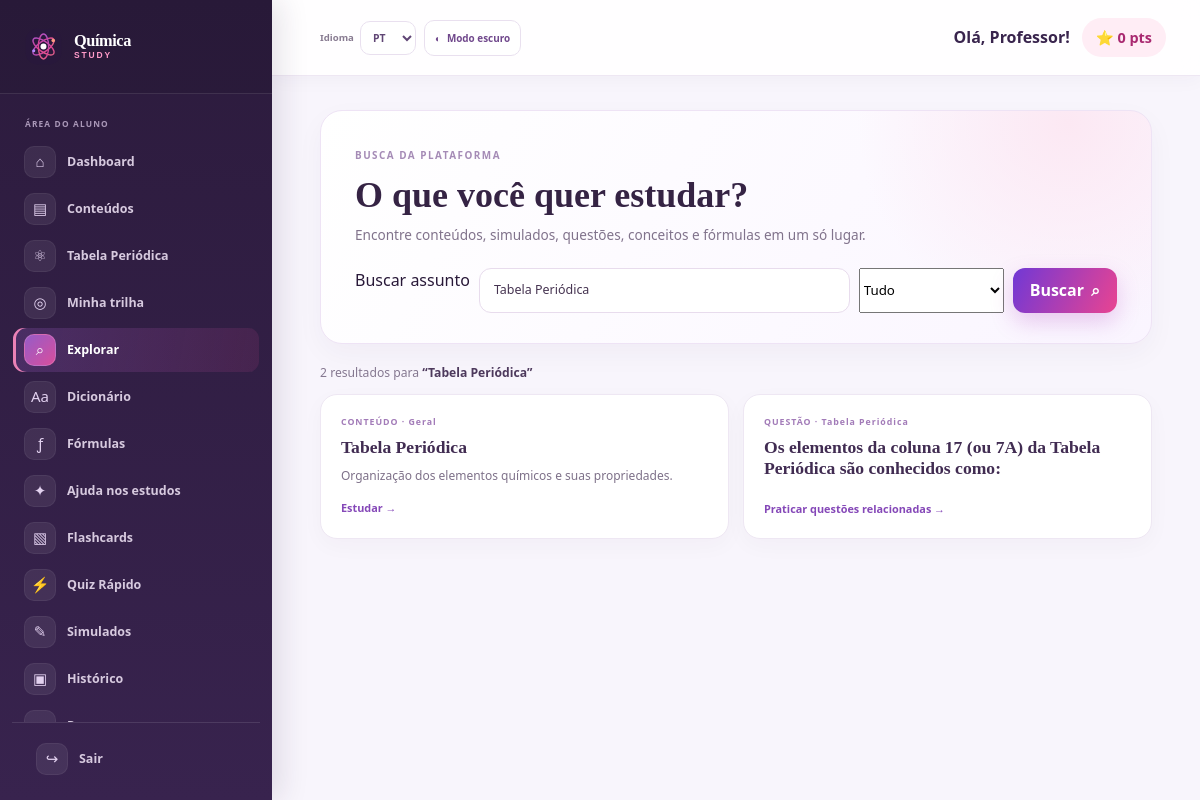
/aluno/explorar.php?q=Tabela Periódica (signed in), run on the app's committed database.
### tables this page shows
CREATE TABLE `usuarios` (
  `id` int(11) NOT NULL,
  `nome` varchar(100) NOT NULL,
  `email` varchar(100) NOT NULL,
  `senha` varchar(255) NOT NULL,
  `tipo` enum('aluno','admin') DEFAULT 'aluno',
  `pontos` int(11) DEFAULT 0,
  `criado_em` timestamp NOT NULL DEFAULT current_timestamp(),
  `avatar_key` varchar(20) NOT NULL DEFAULT 'atom',
  `foto_perfil` varchar(255) DEFAULT NULL
);

CREATE TABLE `conteudos` (
  `id` int(11) NOT NULL,
  `titulo` varchar(150) NOT NULL,
  `resumo` text NOT NULL,
  `conteudo_completo` longtext NOT NULL,
  `categoria` varchar(50) NOT NULL,
  `criado_em` timestamp NOT NULL DEFAULT current_timestamp()
);

CREATE TABLE `questoes` (
  `id` int(11) NOT NULL,
  `conteudo_id` int(11) DEFAULT NULL,
  `tipo` enum('multipla','vf','dissertativa') DEFAULT 'multipla',
  `enunciado` text NOT NULL,
  `alt_a` varchar(255) DEFAULT NULL,
  `alt_b` varchar(255) DEFAULT NULL,
  `alt_c` varchar(255) DEFAULT NULL,
  `alt_d` varchar(255) DEFAULT NULL,
  `resposta_correta` text NOT NULL,
  `explicacao` text NOT NULL,
  `criado_em` timestamp NOT NULL DEFAULT current_timestamp()
);

### includes/funcoes.php (called while the page is built, shortened)
<?php
function escape($string) {
    return htmlspecialchars($string, ENT_QUOTES, 'UTF-8');
}
?>

### includes/auth.php (called while the page is built, shortened)
<?php
function getUsuarioLogado() {
    if (isset($_SESSION['usuario_id'])) {
        return [
            'id' => $_SESSION['usuario_id'],
            'nome' => $_SESSION['usuario_nome'],
            'tipo' => $_SESSION['usuario_tipo'],
            'pontos' => $_SESSION['usuario_pontos'] ?? 0
        ];
    }
    return null;
}
?>

### includes/formula-data.php (called while the page is built)
<?php
return [
 ['nome'=>'Quantidade de matéria','formula'=>'n = m / M','unidade'=>'n em mol · m em g · M em g/mol','tema'=>'Estequiometria','descricao'=>'Converte massa em quantidade de matéria.'],
 ['nome'=>'Número de partículas','formula'=>'N = n · Nₐ','unidade'=>'N em partículas · n em mol · Nₐ = 6,022 × 10²³ mol⁻¹','tema'=>'Estequiometria','descricao'=>'Relaciona mol à quantidade de átomos, moléculas ou íons.'],
 ['nome'=>'Concentração molar','formula'=>'C = n / V','unidade'=>'C em mol/L · n em mol · V em L','tema'=>'Soluções','descricao'=>'Calcula a quantidade de soluto por volume de solução.'],
 ['nome'=>'Diluição','formula'=>'C₁ · V₁ = C₂ · V₂','unidade'=>'Use a mesma unidade de volume nos dois lados.','tema'=>'Soluções','descricao'=>'Usada quando se adiciona solvente sem alterar a quantidade de soluto.'],
 ['nome'=>'Densidade','formula'=>'d = m / V','unidade'=>'d em g/mL ou g/cm³ · m em g · V em mL ou cm³','tema'=>'Propriedades da matéria','descricao'=>'Massa dividida pelo volume da amostra.'],
 ['nome'=>'Quantidade de calor','formula'=>'Q = m · c · ΔT','unidade'=>'Q em J · m em g · c em J/(g·°C) · ΔT em °C','tema'=>'Termoquímica','descricao'=>'Calcula o calor sensível em mudanças de temperatura sem mudança de estado.'],
 ['nome'=>'Variação de entalpia','formula'=>'ΔH = Hprodutos − Hreagentes','unidade'=>'Geralmente expressa em kJ/mol.','tema'=>'Termoquímica','descricao'=>'ΔH negativo indica processo exotérmico; positivo, endotérmico.'],
 ['nome'=>'Equação de Clapeyron','formula'=>'P · V = n · R · T','unidade'=>'Use unidades compatíveis com R; T sempre em kelvin.','tema'=>'Gases','descricao'=>'Modelo para o comportamento de um gás ideal.'],
 ['nome'=>'pH','formula'=>'pH = −log[H⁺]','unidade'=>'[H⁺] em mol/L.','tema'=>'Ácidos e bases','descricao'=>'Calcula o pH a partir da concentração de íons H⁺.'],
 ['nome'=>'Número de massa','formula'=>'A = Z + n⁰','unidade'=>'A: número de massa · Z: prótons · n⁰: nêutrons','tema'=>'Estrutura atômica','descricao'=>'Soma prótons e nêutrons do núcleo.']
];

### aluno/explorar.php (the view, shortened to what this page needs)
<?php
$titulo_pagina='Explorar'; $css_extra='study-tools.css'; require_once '../includes/header.php';
$termos=require '../includes/dictionary-data.php'; $formulas=require '../includes/formula-data.php'; $q=trim((string)($_GET['q']??'')); $tipo=(string)($_GET['tipo']??'todos');
$materiais=$simulados=$questoes=[];
if($q!==''&&in_array($tipo,['todos','conteudos'],true)){$s=$pdo->prepare('SELECT id,titulo,resumo,categoria FROM conteudos WHERE titulo LIKE :q1 OR resumo LIKE :q2 OR categoria LIKE :q3 ORDER BY titulo');$like='%'.$q.'%';$s->execute(['q1'=>$like,'q2'=>$like,'q3'=>$like]);$materiais=$s->fetchAll();}
if($q!==''&&in_array($tipo,['todos','simulados'],true)){$s=$pdo->prepare('SELECT id,titulo,descricao FROM simulados WHERE titulo LIKE :q1 OR descricao LIKE :q2 ORDER BY titulo');$like='%'.$q.'%';$s->execute(['q1'=>$like,'q2'=>$like]);$simulados=$s->fetchAll();}
if($q!==''&&in_array($tipo,['todos','questoes'],true)){$s=$pdo->prepare('SELECT q.id,q.enunciado,c.id AS conteudo_id,c.titulo AS conteudo_titulo FROM questoes q LEFT JOIN conteudos c ON c.id=q.conteudo_id WHERE q.enunciado LIKE :q1 OR q.explicacao LIKE :q2 ORDER BY q.id DESC LIMIT 30');$like='%'.$q.'%';$s->execute(['q1'=>$like,'q2'=>$like]);$questoes=$s->fetchAll();}
$matches=static fn($text)=>$q!==''&&mb_stripos($text,$q,0,'UTF-8')!==false;
$termosEncontrados=in_array($tipo,['todos','dicionario'],true)?array_filter($termos,fn($t)=>$matches($t['termo'].' '.$t['categoria'].' '.$t['definicao'])):[];
$formulasEncontradas=in_array($tipo,['todos','formulas'],true)?array_filter($formulas,fn($f)=>$matches($f['nome'].' '.$f['tema'].' '.$f['formula'].' '.$f['descricao'])):[];
$total=count($materiais)+count($simulados)+count($questoes)+count($termosEncontrados)+count($formulasEncontradas);
?>
<section class="tools-hero"><span class="panel-eyebrow">BUSCA DA PLATAFORMA</span><h1>O que você quer estudar?</h1><p>Encontre conteúdos, simulados, questões, conceitos e fórmulas em um só lugar.</p><form class="explore-search" method="GET"><label class="sr-only" for="explore-q">Buscar assunto</label><input id="explore-q" name="q" value="<?= escape($q) ?>" placeholder="Ex.: ligações, pH, concentração..." required><select name="tipo" aria-label="Filtrar tipo"><option value="todos" <?= $tipo==='todos'?'selected':'' ?>>Tudo</option></select><button class="btn btn-primary">Buscar <span>⌕</span></button></form></section>
<?php if($q===''): ?><section class="explore-shortcuts"><a href="trilha.php"><span>◎</span><strong>Minha trilha</strong><small>Monte seu plano de estudos</small></a><a href="dicionario.php"><span>Aa</span><strong>Dicionário</strong><small>Conceitos da química</small></a><a href="formulas.php"><span>ƒ</span><strong>Fórmulas</strong><small>Relações e unidades</small></a><a href="chat.php"><span>✦</span><strong>Ajuda nos estudos</strong><small>Converse sobre suas dúvidas</small></a><a href="conteudos.php"><span>▤</span><strong>Conteúdos</strong><small>Materiais publicados</small></a></section>
<?php else: ?><p class="explore-count"><?= $total ?> resultado<?= $total===1?'':'s' ?> para <strong>“<?= escape($q) ?>”</strong></p><div class="explore-results">
<?php foreach($materiais as $item): ?><a class="explore-result" href="conteudo.php?id=<?= (int)$item['id'] ?>"><small>CONTEÚDO · <?= escape($item['categoria']) ?></small><strong><?= escape($item['titulo']) ?></strong><span><?= escape($item['resumo']) ?></span><b>Estudar →</b></a><?php endforeach; ?>
<?php foreach($questoes as $item): ?><a class="explore-result" href="quiz.php<?= $item['conteudo_id']?'?conteudo='.(int)$item['conteudo_id']:'' ?>"><small>QUESTÃO · <?= escape($item['conteudo_titulo']??'Química geral') ?></small><strong><?= escape($item['enunciado']) ?></strong><b>Praticar questões relacionadas →</b></a><?php endforeach; ?>
</div><?php endif; ?>
<?php require_once '../includes/footer.php'; ?>

### includes/header.php (shortened to what this page needs)
<?php
require_once __DIR__ . '/auth.php';
require_once __DIR__ . '/conexao.php';
require_once __DIR__ . '/funcoes.php';
$usuario = getUsuarioLogado();
$pagina_atual = basename($_SERVER['PHP_SELF']);
$stmt_pts = $pdo->prepare("SELECT pontos, avatar_key, foto_perfil FROM usuarios WHERE id = :id");
$stmt_pts->execute(['id' => $usuario['id']]);
$usuario_perfil = $stmt_pts->fetch();
$pontos_atualizados = $usuario_perfil['pontos'];
$usuario['pontos'] = $pontos_atualizados;
$usuario['avatar_key'] = $usuario_perfil['avatar_key'];
$usuario['foto_perfil'] = $usuario_perfil['foto_perfil'];
?>
<!DOCTYPE html>
<html lang="pt-BR">
<head>
    <link rel="stylesheet" href="../css/style.css?v=20261010-preferences">
    <link rel="stylesheet" href="../css/dashboard.css?v=20261010-preferences">
    <link rel="stylesheet" href="../css/preferences.css?v=20261010-agenda-calendar">
    <?php if (isset($css_extra)): ?>
        <link rel="stylesheet" href="../css/<?= escape($css_extra) ?>?v=20261010-agenda-calendar">
    <?php endif; ?>
</head>
<body class="dashboard-body student-app" data-user-role="<?= escape($usuario['tipo']) ?>">
    <div class="app-container">
        <aside class="sidebar" id="sidebar">
            <div class="sidebar-header">
                <a href="../aluno/dashboard.php" class="logo brand-logo"><img src="../assets/logo-chem.svg" alt=""><span class="brand-name">Química<span>STUDY</span></span></a>
            </div>
            <nav class="sidebar-nav">
                <a href="dashboard.php" class="nav-item <?= $pagina_atual == 'dashboard.php' ? 'active' : '' ?>">
                    <span class="icon">📊</span> Dashboard
                </a>
                <a href="conteudos.php" class="nav-item <?= in_array($pagina_atual, ['conteudos.php', 'conteudo.php']) ? 'active' : '' ?>">
                    <span class="icon">📚</span> Conteúdos
                </a>
                <a href="tabela-periodica.php" class="nav-item <?= $pagina_atual == 'tabela-periodica.php' ? 'active' : '' ?>">
                    <span class="icon">⚛️</span> Tabela Periódica
                </a>
                <a href="trilha.php" class="nav-item <?= $pagina_atual == 'trilha.php' ? 'active' : '' ?>"><span class="icon">◎</span> Minha trilha</a>
                <a href="explorar.php" class="nav-item <?= $pagina_atual == 'explorar.php' ? 'active' : '' ?>"><span class="icon">⌕</span> Explorar</a>
                <a href="dicionario.php" class="nav-item <?= $pagina_atual == 'dicionario.php' ? 'active' : '' ?>"><span class="icon">Aa</span> Dicionário</a>
                <a href="formulas.php" class="nav-item <?= $pagina_atual == 'formulas.php' ? 'active' : '' ?>"><span class="icon">ƒ</span> Fórmulas</a>
                <a href="chat.php" class="nav-item <?= $pagina_atual == 'chat.php' ? 'active' : '' ?>"><span class="icon">✦</span> Ajuda nos estudos</a>
                <a href="flashcards.php" class="nav-item <?= $pagina_atual == 'flashcards.php' ? 'active' : '' ?>">
                    <span class="icon">🧠</span> Flashcards
                </a>
                <a href="quiz.php" class="nav-item <?= $pagina_atual == 'quiz.php' ? 'active' : '' ?>">
                    <span class="icon">⚡</span> Quiz Rápido
                </a>
                <a href="simulados.php" class="nav-item <?= in_array($pagina_atual, ['simulados.php', 'simulado.php', 'resultado.php']) ? 'active' : '' ?>">
                    <span class="icon">📝</span> Simulados
                </a>
                <a href="historico.php" class="nav-item <?= $pagina_atual == 'historico.php' ? 'active' : '' ?>">
                    <span class="icon">📜</span> Histórico
                </a>
                <a href="progresso.php" class="nav-item <?= $pagina_atual == 'progresso.php' ? 'active' : '' ?>">
                    <span class="icon">📈</span> Progresso
                </a>
            </nav>
            <div class="sidebar-footer">
                <a href="../logout.php" class="nav-item logout">
                    <span class="icon">🚪</span> Sair
                </a>
            </div>
        </aside>
        <main class="main-content">
            <header class="topbar">
                <div class="appearance-controls"><label for="language-select" class="language-control"><span>Idioma</span><select id="language-select" aria-label="Idioma"><option value="pt">PT</option><option value="en">EN</option><option value="es">ES</option></select></label><button type="button" class="theme-toggle" id="theme-toggle" aria-label="Alternar tema" aria-pressed="false"><span aria-hidden="true">◐</span><span id="theme-label">Modo escuro</span></button></div>
                <div class="user-info">
                    <span class="user-name">Olá, <?= escape($usuario['nome']) ?>!</span>
                    <span class="user-points">⭐ <?= $usuario['pontos'] ?> pts</span>
                </div>
            </header>
            <div class="content-wrapper">

### css/style.css (style rules this page uses)
:root { --primary: #0ea5e9; --primary-dark: #0284c7; --secondary: #10b981; --accent: #f59e0b; --dark: #0f172a; --dark-light: #1e293b; --light: #f8fafc; --gray: #64748b; --danger: #ef4444; --radius: 12px; --shadow: 0 4px 6px -1px rgba(0, 0, 0, 0.1), 0 2px 4px -1px rgba(0, 0, 0, 0.06); --shadow-lg: 0 10px 15px -3px rgba(0, 0, 0, 0.1), 0 4px 6px -2px rgba(0, 0, 0, 0.05); }
* { margin: 0; padding: 0; box-sizing: border-box; font-family: 'Segoe UI', system-ui, sans-serif; }
body { background-color: var(--light); color: var(--dark); line-height: 1.6; }
.btn { display: inline-flex; align-items: center; justify-content: center; padding: 12px 24px; border-radius: var(--radius); font-weight: 600; text-decoration: none; border: none; cursor: pointer; transition: all 0.3s ease; font-size: 1rem; }
.btn-primary { background-color: var(--primary); color: white; }
.logo { font-size: 1.5rem; font-weight: 800; color: var(--dark); text-decoration: none; display: flex; align-items: center; gap: 8px; }
.logo span { color: var(--primary); }
.brand-logo { gap: 10px; font-size: 1.08rem !important; }
.brand-logo img { width: 39px; height: 39px; }
.brand-logo > span { color: #fff !important; }
.brand-logo > span > span { color: #f28ab9 !important; }
.brand-logo .brand-name { display: grid; gap: 1px; color: #fff !important; font: 700 1.02rem/1.05 Georgia, 'Times New Roman', serif; letter-spacing: -.025em; }
.brand-logo .brand-name > span { color: #f28ab9 !important; font: 800 .53rem/1.2 Arial, sans-serif; letter-spacing: .22em; }
:root { --primary: #7138d5; --primary-dark: #5924b4; --secondary: #e94491; --accent: #ffb454; --dark: #281838; --dark-light: #432559; --light: #fbf8ff; --gray: #74677f; --danger: #d83c66; --radius: 18px; --shadow: 0 8px 24px rgba(48, 25, 72, .08); --shadow-lg: 0 22px 60px rgba(48, 25, 72, .16); }
body { background: #fbf8ff; color: #281838; }
.btn { border-radius: 999px; padding: 13px 25px; font-weight: 700; }
.btn-primary { color: #fff; background: linear-gradient(115deg, #7138d5, #e94491); box-shadow: 0 9px 22px rgba(174, 65, 193, .25); }
.logo { color: #281838; letter-spacing: -.04em; }
.logo span { color: #e94491; }

### css/study-tools.css (style rules this page uses)
.tools-hero { padding:30px 34px;border:1px solid #eee3f5;border-radius:22px;background:radial-gradient(circle at 90% 5%,#fce8f3,transparent 27%),linear-gradient(120deg,#fff,#faf5ff);box-shadow:0 10px 28px #39244d0a }
.tools-hero h1 { margin:9px 0;color:#352344;font:700 clamp(1.8rem,3vw,2.4rem)/1.1 Georgia,serif }
.tools-hero p { margin:0;color:#81738c;font-size:.85rem;line-height:1.6 }
.explore-search { display:flex;gap:9px;margin-top:22px }
.explore-search input,.tool-filters input,.tool-filters select { min-width:0;min-height:45px;padding:0 14px;border:1px solid #e8dced;border-radius:12px;color:#463451;background:#fff;font:inherit;font-size:.78rem }
.explore-search input { flex:1 }
.explore-search select,.tool-filters select { min-width:145px }
.explore-search .btn,.tool-filters .btn { display:flex;align-items:center;gap:7px;padding:0 17px;border:0;border-radius:12px }
.explore-count { margin:19px 0 12px;color:#857890;font-size:.76rem }
.explore-count strong { color:#4d395c }
.explore-results,.dictionary-grid,.formula-grid { display:grid;grid-template-columns:repeat(2,minmax(0,1fr));gap:14px }
.explore-result,.dictionary-card,.formula-card { display:flex;flex-direction:column;align-items:flex-start;min-width:0;padding:20px;border:1px solid #eee7f3;border-radius:17px;color:inherit;background:#fff;box-shadow:0 7px 22px #30194808 }
.explore-result { text-decoration:none;transition:.18s }
.explore-result small,.dictionary-card>small,.formula-card>small { color:#a27bb8;font-size:.55rem;font-weight:850;letter-spacing:.11em }
.explore-result strong,.dictionary-card h2,.formula-card h2 { margin:8px 0;color:#412c52;font:700 1.1rem Georgia,serif }
.explore-result>span,.dictionary-card>p,.formula-card>p { margin:0;color:#7e7189;font-size:.75rem;line-height:1.65 }
.explore-result>b { margin-top:13px;color:#8548b8;font-size:.68rem }

### data on the page
usuarios: pontos "0"
conteudos: categoria "Geral", titulo "Tabela Periódica", resumo "Organização dos elementos químicos e suas propriedades."
questoes: conteudo.titulo "Tabela Periódica", enunciado "Os elementos da coluna 17 (ou 7A) da Tabela Periódica são conhecidos como:"

### other printed values
$usuario['nome'] "Professor"
$total "2"
$q "Tabela Periódica"
